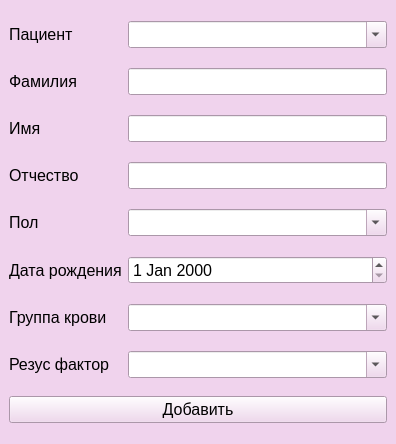
<?xml version="1.0" encoding="UTF-8"?>
<ui version="4.0">
 <class>MainWindow</class>
 <widget class="QMainWindow" name="MainWindow">
  <property name="geometry">
   <rect>
    <x>0</x>
    <y>0</y>
    <width>396</width>
    <height>444</height>
   </rect>
  </property>
  <property name="palette">
   <palette>
    <active>
     <colorrole role="WindowText">
      <brush brushstyle="SolidPattern">
       <color alpha="255">
        <red>0</red>
        <green>0</green>
        <blue>0</blue>
       </color>
      </brush>
     </colorrole>
     <colorrole role="Button">
      <brush brushstyle="SolidPattern">
       <color alpha="255">
        <red>240</red>
        <green>211</green>
        <blue>237</blue>
       </color>
      </brush>
     </colorrole>
     <colorrole role="Light">
      <brush brushstyle="SolidPattern">
       <color alpha="255">
        <red>255</red>
        <green>255</green>
        <blue>255</blue>
       </color>
      </brush>
     </colorrole>
     <colorrole role="Midlight">
      <brush brushstyle="SolidPattern">
       <color alpha="255">
        <red>247</red>
        <green>233</green>
        <blue>246</blue>
       </color>
      </brush>
     </colorrole>
     <colorrole role="Dark">
      <brush brushstyle="SolidPattern">
       <color alpha="255">
        <red>120</red>
        <green>105</green>
        <blue>118</blue>
       </color>
      </brush>
     </colorrole>
     <colorrole role="Mid">
      <brush brushstyle="SolidPattern">
       <color alpha="255">
        <red>160</red>
        <green>141</green>
        <blue>158</blue>
       </color>
      </brush>
     </colorrole>
     <colorrole role="Text">
      <brush brushstyle="SolidPattern">
       <color alpha="255">
        <red>0</red>
        <green>0</green>
        <blue>0</blue>
       </color>
      </brush>
     </colorrole>
     <colorrole role="BrightText">
      <brush brushstyle="SolidPattern">
       <color alpha="255">
        <red>255</red>
        <green>255</green>
        <blue>255</blue>
       </color>
      </brush>
     </colorrole>
     <colorrole role="ButtonText">
      <brush brushstyle="SolidPattern">
       <color alpha="255">
        <red>0</red>
        <green>0</green>
        <blue>0</blue>
       </color>
      </brush>
     </colorrole>
     <colorrole role="Base">
      <brush brushstyle="SolidPattern">
       <color alpha="255">
        <red>255</red>
        <green>255</green>
        <blue>255</blue>
       </color>
      </brush>
     </colorrole>
     <colorrole role="Window">
      <brush brushstyle="SolidPattern">
       <color alpha="255">
        <red>240</red>
        <green>211</green>
        <blue>237</blue>
       </color>
      </brush>
     </colorrole>
     <colorrole role="Shadow">
      <brush brushstyle="SolidPattern">
       <color alpha="255">
        <red>0</red>
        <green>0</green>
        <blue>0</blue>
       </color>
      </brush>
     </colorrole>
     <colorrole role="AlternateBase">
      <brush brushstyle="SolidPattern">
       <color alpha="255">
        <red>247</red>
        <green>233</green>
        <blue>246</blue>
       </color>
      </brush>
     </colorrole>
     <colorrole role="ToolTipBase">
      <brush brushstyle="SolidPattern">
       <color alpha="255">
        <red>255</red>
        <green>255</green>
        <blue>220</blue>
       </color>
      </brush>
     </colorrole>
     <colorrole role="ToolTipText">
      <brush brushstyle="SolidPattern">
       <color alpha="255">
        <red>0</red>
        <green>0</green>
        <blue>0</blue>
       </color>
      </brush>
     </colorrole>
     <colorrole role="PlaceholderText">
      <brush brushstyle="SolidPattern">
       <color alpha="128">
        <red>0</red>
        <green>0</green>
        <blue>0</blue>
       </color>
      </brush>
     </colorrole>
    </active>
    <inactive>
     <colorrole role="WindowText">
      <brush brushstyle="SolidPattern">
       <color alpha="255">
        <red>0</red>
        <green>0</green>
        <blue>0</blue>
       </color>
      </brush>
     </colorrole>
     <colorrole role="Button">
      <brush brushstyle="SolidPattern">
       <color alpha="255">
        <red>240</red>
        <green>211</green>
        <blue>237</blue>
       </color>
      </brush>
     </colorrole>
     <colorrole role="Light">
      <brush brushstyle="SolidPattern">
       <color alpha="255">
        <red>255</red>
        <green>255</green>
        <blue>255</blue>
       </color>
      </brush>
     </colorrole>
     <colorrole role="Midlight">
      <brush brushstyle="SolidPattern">
       <color alpha="255">
        <red>247</red>
        <green>233</green>
        <blue>246</blue>
       </color>
      </brush>
     </colorrole>
     <colorrole role="Dark">
      <brush brushstyle="SolidPattern">
       <color alpha="255">
        <red>120</red>
        <green>105</green>
        <blue>118</blue>
       </color>
      </brush>
     </colorrole>
     <colorrole role="Mid">
      <brush brushstyle="SolidPattern">
       <color alpha="255">
        <red>160</red>
        <green>141</green>
        <blue>158</blue>
       </color>
      </brush>
     </colorrole>
     <colorrole role="Text">
      <brush brushstyle="SolidPattern">
       <color alpha="255">
        <red>0</red>
        <green>0</green>
        <blue>0</blue>
       </color>
      </brush>
     </colorrole>
     <colorrole role="BrightText">
      <brush brushstyle="SolidPattern">
       <color alpha="255">
        <red>255</red>
        <green>255</green>
        <blue>255</blue>
       </color>
      </brush>
     </colorrole>
     <colorrole role="ButtonText">
      <brush brushstyle="SolidPattern">
       <color alpha="255">
        <red>0</red>
        <green>0</green>
        <blue>0</blue>
       </color>
      </brush>
     </colorrole>
     <colorrole role="Base">
      <brush brushstyle="SolidPattern">
       <color alpha="255">
        <red>255</red>
        <green>255</green>
        <blue>255</blue>
       </color>
      </brush>
     </colorrole>
     <colorrole role="Window">
      <brush brushstyle="SolidPattern">
       <color alpha="255">
        <red>240</red>
        <green>211</green>
        <blue>237</blue>
       </color>
      </brush>
     </colorrole>
     <colorrole role="Shadow">
      <brush brushstyle="SolidPattern">
       <color alpha="255">
        <red>0</red>
        <green>0</green>
        <blue>0</blue>
       </color>
      </brush>
     </colorrole>
     <colorrole role="AlternateBase">
      <brush brushstyle="SolidPattern">
       <color alpha="255">
        <red>247</red>
        <green>233</green>
        <blue>246</blue>
       </color>
      </brush>
     </colorrole>
     <colorrole role="ToolTipBase">
      <brush brushstyle="SolidPattern">
       <color alpha="255">
        <red>255</red>
        <green>255</green>
        <blue>220</blue>
       </color>
      </brush>
     </colorrole>
     <colorrole role="ToolTipText">
      <brush brushstyle="SolidPattern">
       <color alpha="255">
        <red>0</red>
        <green>0</green>
        <blue>0</blue>
       </color>
      </brush>
     </colorrole>
     <colorrole role="PlaceholderText">
      <brush brushstyle="SolidPattern">
       <color alpha="128">
        <red>0</red>
        <green>0</green>
        <blue>0</blue>
       </color>
      </brush>
     </colorrole>
    </inactive>
    <disabled>
     <colorrole role="WindowText">
      <brush brushstyle="SolidPattern">
       <color alpha="255">
        <red>120</red>
        <green>105</green>
        <blue>118</blue>
       </color>
      </brush>
     </colorrole>
     <colorrole role="Button">
      <brush brushstyle="SolidPattern">
       <color alpha="255">
        <red>240</red>
        <green>211</green>
        <blue>237</blue>
       </color>
      </brush>
     </colorrole>
     <colorrole role="Light">
      <brush brushstyle="SolidPattern">
       <color alpha="255">
        <red>255</red>
        <green>255</green>
        <blue>255</blue>
       </color>
      </brush>
     </colorrole>
     <colorrole role="Midlight">
      <brush brushstyle="SolidPattern">
       <color alpha="255">
        <red>247</red>
        <green>233</green>
        <blue>246</blue>
       </color>
      </brush>
     </colorrole>
     <colorrole role="Dark">
      <brush brushstyle="SolidPattern">
       <color alpha="255">
        <red>120</red>
        <green>105</green>
        <blue>118</blue>
       </color>
      </brush>
     </colorrole>
     <colorrole role="Mid">
      <brush brushstyle="SolidPattern">
       <color alpha="255">
        <red>160</red>
        <green>141</green>
        <blue>158</blue>
       </color>
      </brush>
     </colorrole>
     <colorrole role="Text">
      <brush brushstyle="SolidPattern">
       <color alpha="255">
        <red>120</red>
        <green>105</green>
        <blue>118</blue>
       </color>
      </brush>
     </colorrole>
     <colorrole role="BrightText">
      <brush brushstyle="SolidPattern">
       <color alpha="255">
        <red>255</red>
        <green>255</green>
        <blue>255</blue>
       </color>
      </brush>
     </colorrole>
     <colorrole role="ButtonText">
      <brush brushstyle="SolidPattern">
       <color alpha="255">
        <red>120</red>
        <green>105</green>
        <blue>118</blue>
       </color>
      </brush>
     </colorrole>
     <colorrole role="Base">
      <brush brushstyle="SolidPattern">
       <color alpha="255">
        <red>240</red>
        <green>211</green>
        <blue>237</blue>
       </color>
      </brush>
     </colorrole>
     <colorrole role="Window">
      <brush brushstyle="SolidPattern">
       <color alpha="255">
        <red>240</red>
        <green>211</green>
        <blue>237</blue>
       </color>
      </brush>
     </colorrole>
     <colorrole role="Shadow">
      <brush brushstyle="SolidPattern">
       <color alpha="255">
        <red>0</red>
        <green>0</green>
        <blue>0</blue>
       </color>
      </brush>
     </colorrole>
     <colorrole role="AlternateBase">
      <brush brushstyle="SolidPattern">
       <color alpha="255">
        <red>240</red>
        <green>211</green>
        <blue>237</blue>
       </color>
      </brush>
     </colorrole>
     <colorrole role="ToolTipBase">
      <brush brushstyle="SolidPattern">
       <color alpha="255">
        <red>255</red>
        <green>255</green>
        <blue>220</blue>
       </color>
      </brush>
     </colorrole>
     <colorrole role="ToolTipText">
      <brush brushstyle="SolidPattern">
       <color alpha="255">
        <red>0</red>
        <green>0</green>
        <blue>0</blue>
       </color>
      </brush>
     </colorrole>
     <colorrole role="PlaceholderText">
      <brush brushstyle="SolidPattern">
       <color alpha="128">
        <red>0</red>
        <green>0</green>
        <blue>0</blue>
       </color>
      </brush>
     </colorrole>
    </disabled>
   </palette>
  </property>
  <property name="windowTitle">
   <string>Добавить пациента</string>
  </property>
  <widget class="QWidget" name="centralwidget">
   <layout class="QVBoxLayout" name="verticalLayout">
    <item>
     <layout class="QGridLayout" name="gridLayout">
      <property name="verticalSpacing">
       <number>20</number>
      </property>
      <item row="6" column="1">
       <widget class="QDateEdit" name="dateEdit">
        <property name="font">
         <font>
          <pointsize>12</pointsize>
         </font>
        </property>
       </widget>
      </item>
      <item row="7" column="0">
       <widget class="QLabel" name="label_5">
        <property name="font">
         <font>
          <pointsize>12</pointsize>
         </font>
        </property>
        <property name="text">
         <string>Группа крови</string>
        </property>
       </widget>
      </item>
      <item row="1" column="1">
       <widget class="QLineEdit" name="lineEdit">
        <property name="font">
         <font>
          <pointsize>12</pointsize>
         </font>
        </property>
       </widget>
      </item>
      <item row="8" column="1">
       <widget class="QComboBox" name="combobox_rezus">
        <property name="font">
         <font>
          <pointsize>12</pointsize>
         </font>
        </property>
        <property name="editable">
         <bool>true</bool>
        </property>
        <property name="currentText">
         <string/>
        </property>
        <property name="currentIndex">
         <number>-1</number>
        </property>
        <property name="maxVisibleItems">
         <number>3</number>
        </property>
       </widget>
      </item>
      <item row="8" column="0">
       <widget class="QLabel" name="label_6">
        <property name="font">
         <font>
          <pointsize>12</pointsize>
         </font>
        </property>
        <property name="text">
         <string>Резус фактор</string>
        </property>
       </widget>
      </item>
      <item row="0" column="0">
       <widget class="QLabel" name="label">
        <property name="font">
         <font>
          <pointsize>12</pointsize>
         </font>
        </property>
        <property name="text">
         <string>Пациент </string>
        </property>
       </widget>
      </item>
      <item row="1" column="0">
       <widget class="QLabel" name="label_2">
        <property name="font">
         <font>
          <pointsize>12</pointsize>
         </font>
        </property>
        <property name="text">
         <string>Фамилия</string>
        </property>
       </widget>
      </item>
      <item row="7" column="1">
       <widget class="QComboBox" name="combobox_group">
        <property name="font">
         <font>
          <pointsize>12</pointsize>
         </font>
        </property>
        <property name="editable">
         <bool>true</bool>
        </property>
        <property name="currentText">
         <string/>
        </property>
        <property name="currentIndex">
         <number>-1</number>
        </property>
        <property name="maxVisibleItems">
         <number>4</number>
        </property>
       </widget>
      </item>
      <item row="2" column="1">
       <widget class="QLineEdit" name="lineEdit_2">
        <property name="font">
         <font>
          <pointsize>12</pointsize>
         </font>
        </property>
       </widget>
      </item>
      <item row="3" column="0">
       <widget class="QLabel" name="label_4">
        <property name="font">
         <font>
          <pointsize>12</pointsize>
         </font>
        </property>
        <property name="text">
         <string>Отчество</string>
        </property>
       </widget>
      </item>
      <item row="0" column="1">
       <widget class="QComboBox" name="combobox_Patient">
        <property name="font">
         <font>
          <pointsize>12</pointsize>
         </font>
        </property>
        <property name="editable">
         <bool>true</bool>
        </property>
        <property name="currentText">
         <string/>
        </property>
        <property name="currentIndex">
         <number>-1</number>
        </property>
        <property name="maxVisibleItems">
         <number>3</number>
        </property>
       </widget>
      </item>
      <item row="6" column="0">
       <widget class="QLabel" name="label_7">
        <property name="font">
         <font>
          <pointsize>12</pointsize>
         </font>
        </property>
        <property name="text">
         <string>Дата рождения</string>
        </property>
       </widget>
      </item>
      <item row="2" column="0">
       <widget class="QLabel" name="label_3">
        <property name="font">
         <font>
          <pointsize>12</pointsize>
         </font>
        </property>
        <property name="text">
         <string>Имя</string>
        </property>
       </widget>
      </item>
      <item row="3" column="1">
       <widget class="QLineEdit" name="lineEdit_3">
        <property name="font">
         <font>
          <pointsize>12</pointsize>
         </font>
        </property>
       </widget>
      </item>
      <item row="4" column="0">
       <widget class="QLabel" name="label_8">
        <property name="font">
         <font>
          <pointsize>12</pointsize>
         </font>
        </property>
        <property name="text">
         <string>Пол</string>
        </property>
       </widget>
      </item>
      <item row="4" column="1">
       <widget class="QComboBox" name="combobox_pol">
        <property name="font">
         <font>
          <pointsize>12</pointsize>
         </font>
        </property>
        <property name="editable">
         <bool>true</bool>
        </property>
        <property name="currentText">
         <string/>
        </property>
        <property name="currentIndex">
         <number>-1</number>
        </property>
        <property name="maxVisibleItems">
         <number>3</number>
        </property>
       </widget>
      </item>
     </layout>
    </item>
    <item>
     <widget class="QPushButton" name="add">
      <property name="font">
       <font>
        <pointsize>12</pointsize>
       </font>
      </property>
      <property name="text">
       <string>Добавить</string>
      </property>
     </widget>
    </item>
   </layout>
  </widget>
 </widget>
 <resources/>
 <connections/>
</ui>
